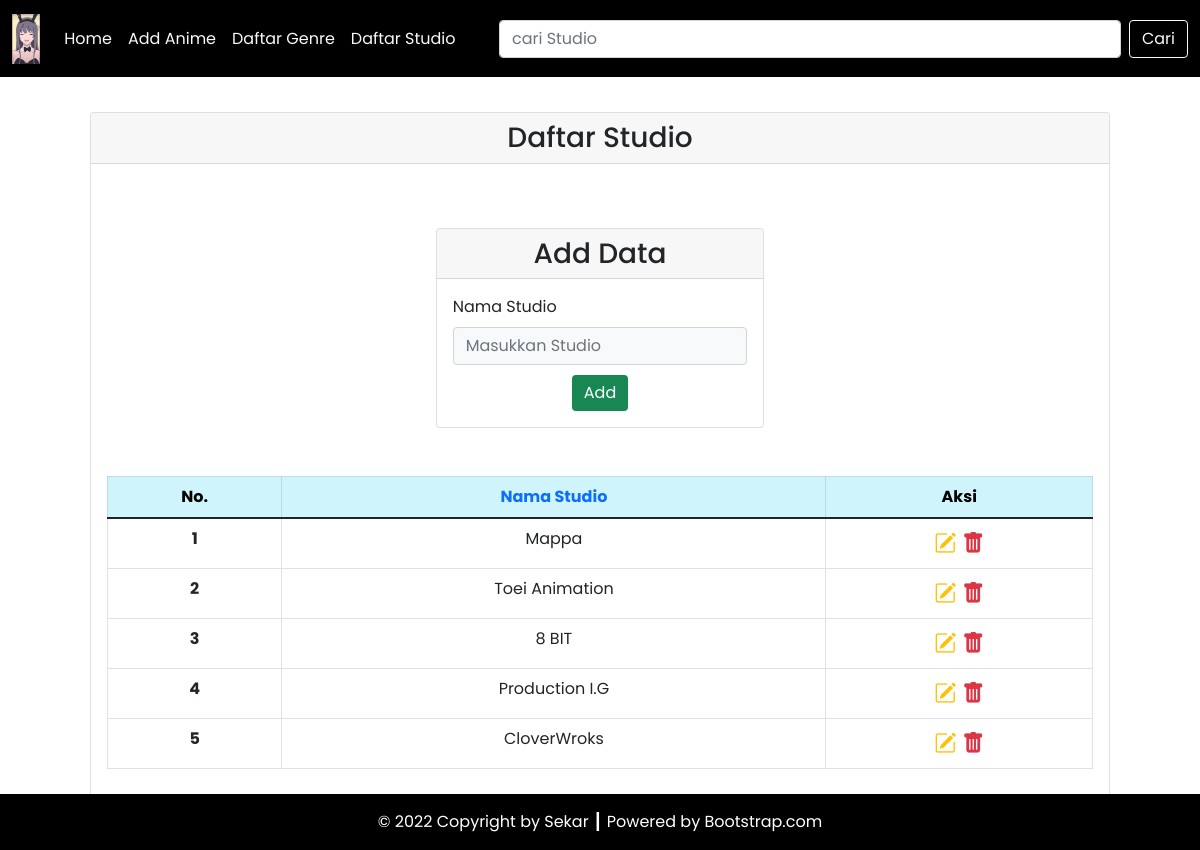
Screenshot of /Program/studio.php with the database file from the repository.
### tables this page shows
CREATE TABLE `studio` (
  `studio_id` int(11) NOT NULL,
  `nama_studio` varchar(50) NOT NULL
);

### Program/config/db.php (called while the page is built)
<?php
$DB_HOST = "localhost";
$DB_USERNAME = "root";
$DB_PASSWORD = "";
$DB_NAME = "db_anime";

### Program/classes/DB.php (called while the page is built, shortened)
<?php
class DB
{
    private $hostname;
    private $username;
    private $password;
    private $dbname;
    private $conn;
    private $result;
    function __construct($hostname, $username, $password, $dbname)
    {
        $this->hostname = $hostname;
        $this->username = $username;
        $this->password = $password;
        $this->dbname = $dbname;
    }
    function open()
    {
        $this->conn = mysqli_connect($this->hostname, $this->username, $this->password, $this->dbname);
    }
    function execute($query)
    {
        $this->result = mysqli_query($this->conn, $query);
    }
    function getResult()
    {
        return mysqli_fetch_array($this->result);
    }
}

### Program/classes/Studio.php (called while the page is built, shortened)
<?php
class Studio extends DB
{
    function getFilterStudio($filter = '', $sortBy = 'studio_id', $sortOrder = 'ASC') {
        $query = "SELECT * FROM studio";
        $query .= " ORDER BY " . $sortBy . " " . $sortOrder;
        return $this->execute($query);
    }
}

### Program/studio.php (the view, shortened to what this page needs)
<?php
include('config/db.php');
include('classes/DB.php');
include('classes/Genre.php');
include('classes/Studio.php');
$studio = new Studio($DB_HOST, $DB_USERNAME, $DB_PASSWORD, $DB_NAME);
$studio->open();
$studio->getStudio();
$filtered = 0;
if (isset($_POST['btn-cari'])) {
    $studio->searchStudio($_POST['cari']);
    $filtered = 1;
}
else{
    $studio->getStudio();
}
if($filtered == 0){
    $sortBy = isset($_GET['sort']) ? $_GET['sort'] : 'studio_id';
    $sortOrder = isset($_GET['order']) ? $_GET['order'] : 'ASC';
    $studio->getFilterStudio($filter, $sortBy, $sortOrder);
}
$header = '<tr>
<th scope="row">No.</a></th>
<th scope="row"><a style="text-decoration: none;" href="studio.php?sort=nama_studio&order=' . ($sortBy == 'nama_studio' && $sortOrder == 'ASC' ? 'DESC' : 'ASC') . '">Nama Studio</a></th>
<th scope="row">Aksi</th>
</tr>';
$data = null;
$no = 1;
while ($div = $studio->getResult()) {
    $data .= '<tr>
    <th scope="row">' . $no . '</th>
    <td>' . $div['nama_studio'] . '</td>
    <td style="font-size: 22px;">
        <a href="studio.php?id=' . $div['studio_id'] . '" title="Edit Data"><i class="bi bi-pencil-square text-warning"></i></a>&nbsp;<a href="studio.php?hapus=' . $div['studio_id'] . '" title="Delete Data"><i class="bi bi-trash-fill text-danger"></i></a>
        </td>
    </tr>';
    $no++;
}

### rows the page displays
studio: nama_studio "Mappa"
studio: nama_studio "Toei Animation"
studio: nama_studio "8 BIT"
studio: nama_studio "Production I.G"
studio: nama_studio "CloverWroks"
